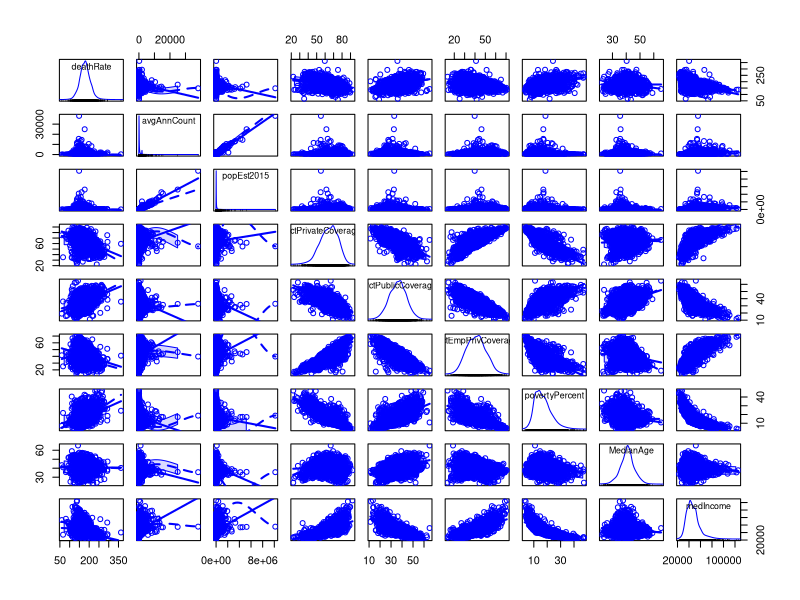
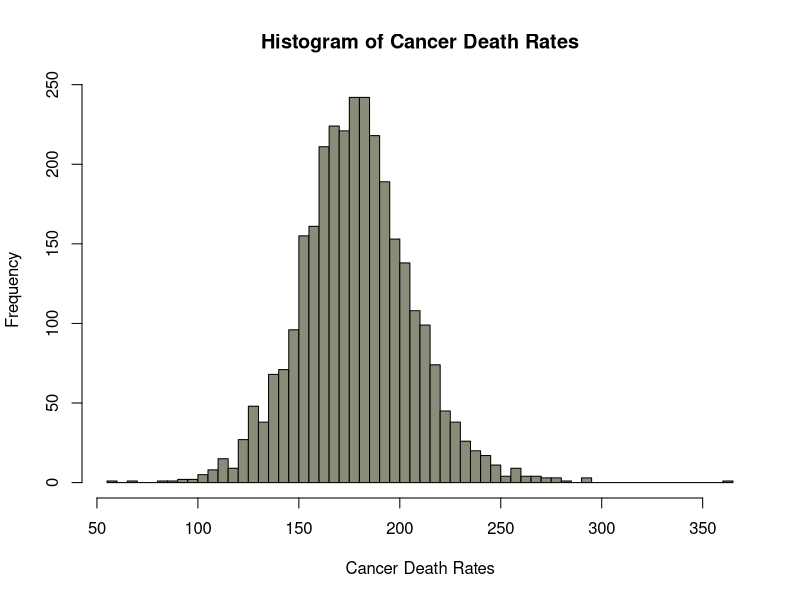
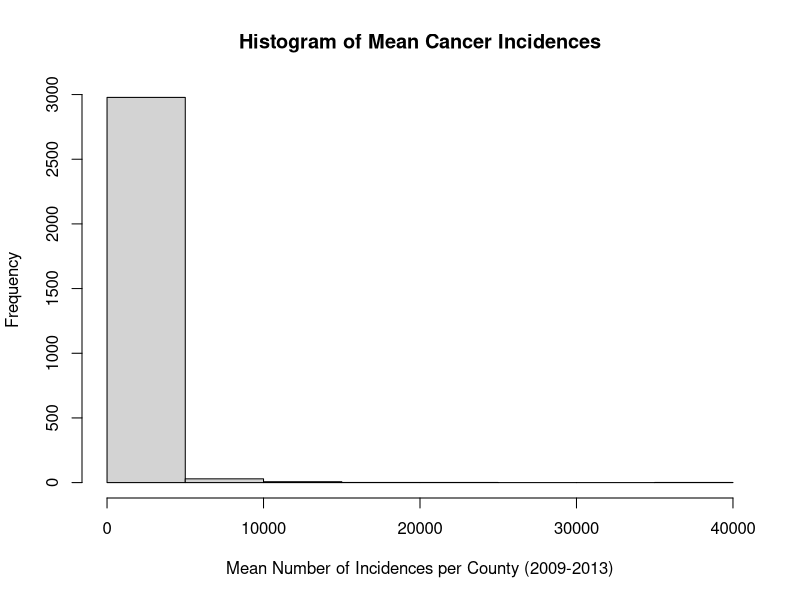
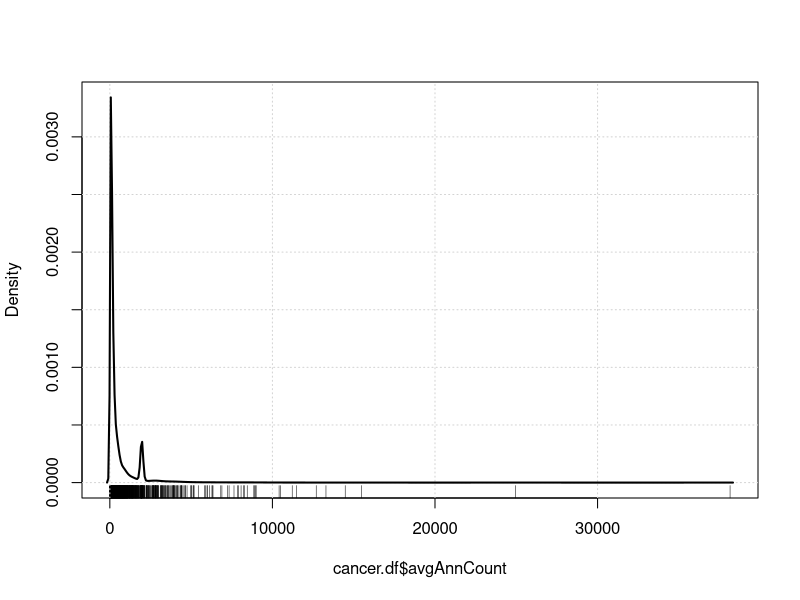

Source code (R) for these figures, in order:
##################################################################
#Program Name: Duda_Analysis.R
#Analyst:      Eduarda Espindola
#
##################################################################

##################################################################
# Introduction
#
# We have the following research question:
#
# Given the data on cancer incidences for several counties, how is 
# the health insurance coverage related to cancer mortatility
# rates?
#
# First of all, we have to load our data:
cancer.df <- read.csv("cancer.csv")
#
# Now let us have a peek on this data:
head(cancer.df,10)
#
# We need to see if our data makes sense. Using the summary function will help us
# do some sanity checks in our data:
summary(cancer.df)
#
# We can already point out some inconsistencies just by checking the summary for
# the variables. The maximum median age per county seems to be 624 years old, 
# which is certainly a mistake: most likely a wrong placement of the dot
# separating the decimals. Besides that, we notice that we have a lot of NA's
# regarding PctSomeCol18_24 (2285 of 3047 observations). Given that, we are going
# to proceed with our analysis, excluding the datapoints where MedianAge is
# above 100 years old and we are not using the variables X (just an index for 
# each datapoint) and PctSomeCol18_24, due to its large incidence of NA's.
#
# We can now filter out the rows where we have a MedianAge above 100:
cancer.df<-subset(cancer.df, MedianAge<=100)
cancer.df$X<-NULL
cancer.df$PctSomeCol18_24<-NULL
#
# Now we must analyze some key variables. We have chosen to focus on these:
#  Variable Name  |  Description 
# --------- | ---------------
#  deathRate | Our output variable
#  avgAnnCount | 2009-2013 mean incidences per county
#  popEst2015 | Estimated population by county 2015
#  PctPrivateCoverage | Percentage of the population with private insurance coverage
#  PctPublicCoverage | Percentage of the population with public insurance coverage
#  PctEmpPrivCoverage | Percentage of the population with private insurance coverage through employment
#  povertyPercent | Percent of population below poverty line
#  MedianAge | Median population age
#  medIncome | Median Income
#
# In order to display a nice scatterplot matrix for our chosen key variables, we
# will use the car library:
library(car)
scatterplotMatrix(~ deathRate + avgAnnCount + popEst2015 + PctPrivateCoverage + PctPublicCoverage + PctEmpPrivCoverage + povertyPercent + MedianAge + medIncome, data = cancer.df)
#
# Now we have displayed our chosen key variables, how they relate to each other
# (no transformation applied). We will now dig deeper into the variables we are
# mainly going to use to answer our research question. Those will be our primary
# key variables:
#
#  deathRate | Our output variable
#  avgAnnCount | 2009-2013 mean incidences per county
#  PctPrivateCoverage | Percentage of the population with private insurance coverage
#  PctPublicCoverage | Percentage of the population with public insurance coverage
#  PctEmpPrivCoverage | Percentage of the population with private insurance coverage through employment
#
# The Death Rate is going to be our outcome variable, (we want to see how health
# insurance coverage realtes to it). So let us start by digging deeper into it:
summary(cancer.df$deathRate)
# The whole range seems to be useful and with meaningful information, since it is
# ranging from 59.7 and 362.8 deaths per 100k people.
# 
# Our next step now is to take a look at a histogram, to check how it is 
# distributed:
hist(cancer.df$deathRate,breaks = 50, main = "Histogram of Cancer Death Rates", xlab= "Cancer Death Rates", ylab = "Frequency", col = "lightyellow4")
# The distribution is quite close to normal, but we should now dig deeper into
# the outliers (below 90 and above 300):
#
# Below 90:
cancer.df[cancer.df$deathRate < 90,]
#
# Observation #1942 catches the eye, because it has a much higher poverty percentage
# than the other 3 lower outliers, and also because we have seen in the scatterplot
# matrix that poverty is positively correlated to death rates. However, this might
# be due to the very low number of incidences: less people with cancer naturally 
# leads to a smaller percentage of deaths caused by cancer.
#
# Above 90:
cancer.df[cancer.df$deathRate > 300,]
# There is only one record for the maximum value, and the other variables in this
# observation does not seem to stand out in any other way.
#
# Now we will analyze another primary key variable: the mean number of cancer 
# incidences per county between 2009 and 2013:
summary(cancer.df$avgAnnCount)
# The maximum value catchwa our attention, mainly because it is in much higher
# order of magnitude. Let's check the histogram for more enlightment:
hist(cancer.df$avgAnnCount, xlab = "Mean Number of Incidences per County (2009-2013)", ylab="Frequency", main = "Histogram of Mean Cancer Incidences")
#
# By just analuzing the histogram, we see that its distribution is extremely right 
# skewed. Let's check its density plot:
densityPlot(cancer.df$avgAnnCount)
# That extremily right-skewed